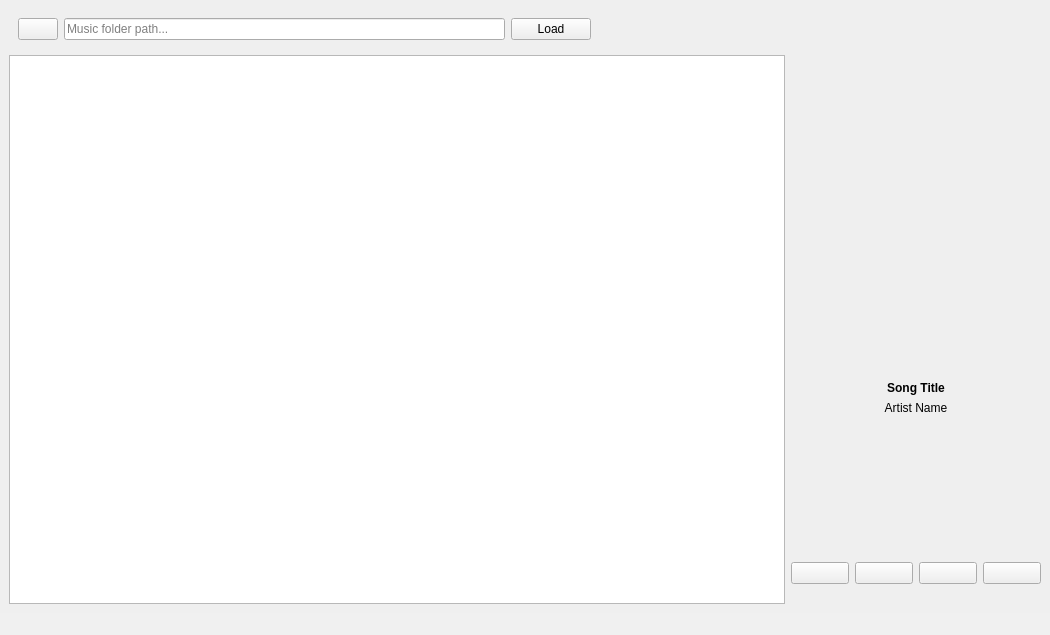
<?xml version="1.0" encoding="UTF-8"?>
<ui version="4.0">
 <class>BeeplayerUI</class>
 <widget class="QMainWindow" name="BeeplayerUI">
  <property name="geometry">
   <rect>
    <x>0</x>
    <y>0</y>
    <width>1050</width>
    <height>635</height>
   </rect>
  </property>
  <property name="windowTitle">
   <string>BeePlayer</string>
  </property>
  <property name="styleSheet">
   <string notr="true"/>
  </property>
  <widget class="QWidget" name="MainUI">
   <layout class="QVBoxLayout" name="verticalLayout">
    <item>
     <widget class="QWidget" name="HeaderPanel" native="true">
      <layout class="QHBoxLayout" name="headerLayout">
       <item>
        <widget class="QPushButton" name="SelectorBrowse">
         <property name="toolTip">
          <string>Browse music folder</string>
         </property>
         <property name="text">
          <string/>
         </property>
         <property name="icon">
          <iconset resource="../Resource/Resource.qrc">
           <normaloff>:/controller/exploerer</normaloff>:/controller/exploerer</iconset>
         </property>
        </widget>
       </item>
       <item>
        <widget class="QLineEdit" name="SelectorPathLine">
         <property name="placeholderText">
          <string>Music folder path...</string>
         </property>
        </widget>
       </item>
       <item>
        <widget class="QPushButton" name="SelectorSubmit">
         <property name="text">
          <string>Load</string>
         </property>
        </widget>
       </item>
       <item>
        <spacer name="horizontalSpacer">
         <property name="orientation">
          <enum>Qt::Orientation::Horizontal</enum>
         </property>
         <property name="sizeHint" stdset="0">
          <size>
           <width>40</width>
           <height>20</height>
          </size>
         </property>
        </spacer>
       </item>
      </layout>
     </widget>
    </item>
    <item>
     <layout class="QHBoxLayout" name="mainContentLayout">
      <item>
       <widget class="QListView" name="SongList">
        <property name="editTriggers">
         <set>QAbstractItemView::EditTrigger::NoEditTriggers</set>
        </property>
        <property name="selectionMode">
         <enum>QAbstractItemView::SelectionMode::SingleSelection</enum>
        </property>
       </widget>
      </item>
      <item>
       <layout class="QVBoxLayout" name="playerLayout">
        <item>
         <spacer name="verticalSpacer_2">
          <property name="orientation">
           <enum>Qt::Orientation::Vertical</enum>
          </property>
          <property name="sizeHint" stdset="0">
           <size>
            <width>20</width>
            <height>15</height>
           </size>
          </property>
         </spacer>
        </item>
        <item>
         <layout class="QVBoxLayout" name="avatorContainerLayout">
          <item alignment="Qt::AlignmentFlag::AlignHCenter">
           <widget class="RotatingAlbumArt" name="SongAvator" native="true">
            <property name="minimumSize">
             <size>
              <width>250</width>
              <height>250</height>
             </size>
            </property>
            <property name="maximumSize">
             <size>
              <width>300</width>
              <height>300</height>
             </size>
            </property>
           </widget>
          </item>
         </layout>
        </item>
        <item>
         <widget class="QLabel" name="SongTitle">
          <property name="font">
           <font>
            <bold>true</bold>
           </font>
          </property>
          <property name="text">
           <string>Song Title</string>
          </property>
          <property name="alignment">
           <set>Qt::AlignmentFlag::AlignCenter</set>
          </property>
         </widget>
        </item>
        <item>
         <widget class="ScrollLabel" name="SongProducer">
          <property name="text">
           <string>Artist Name</string>
          </property>
          <property name="alignment">
           <set>Qt::AlignmentFlag::AlignCenter</set>
          </property>
         </widget>
        </item>
        <item>
         <spacer name="verticalSpacer_3">
          <property name="orientation">
           <enum>Qt::Orientation::Vertical</enum>
          </property>
          <property name="sizeHint" stdset="0">
           <size>
            <width>20</width>
            <height>20</height>
           </size>
          </property>
         </spacer>
        </item>
        <item>
         <spacer name="verticalSpacer">
          <property name="orientation">
           <enum>Qt::Orientation::Vertical</enum>
          </property>
          <property name="sizeHint" stdset="0">
           <size>
            <width>20</width>
            <height>20</height>
           </size>
          </property>
         </spacer>
        </item>
        <item>
         <layout class="QHBoxLayout" name="controlLayout">
          <item>
           <widget class="QPushButton" name="PlayPrevBtn">
            <property name="toolTip">
             <string>Previous</string>
            </property>
            <property name="text">
             <string/>
            </property>
            <property name="icon">
             <iconset resource="../Resource/Resource.qrc">
              <normaloff>:/controller/prev</normaloff>:/controller/prev</iconset>
            </property>
           </widget>
          </item>
          <item>
           <widget class="QPushButton" name="PlayControlBtn">
            <property name="toolTip">
             <string>Play/Pause</string>
            </property>
            <property name="text">
             <string/>
            </property>
            <property name="icon">
             <iconset resource="../Resource/Resource.qrc">
              <normaloff>:/controller/play</normaloff>:/controller/play</iconset>
            </property>
           </widget>
          </item>
          <item>
           <widget class="QPushButton" name="PlayStopBtn">
            <property name="toolTip">
             <string>Stop</string>
            </property>
            <property name="text">
             <string/>
            </property>
            <property name="icon">
             <iconset resource="../Resource/Resource.qrc">
              <normaloff>:/controller/stop</normaloff>:/controller/stop</iconset>
            </property>
           </widget>
          </item>
          <item>
           <widget class="QPushButton" name="PlayNextBtn">
            <property name="toolTip">
             <string>Next</string>
            </property>
            <property name="text">
             <string/>
            </property>
            <property name="icon">
             <iconset resource="../Resource/Resource.qrc">
              <normaloff>:/controller/next</normaloff>:/controller/next</iconset>
            </property>
           </widget>
          </item>
         </layout>
        </item>
        <item>
         <layout class="QHBoxLayout" name="volumeLayout">
          <item>
           <widget class="QLabel" name="label">
            <property name="pixmap">
             <pixmap>:/icons/volume.svg</pixmap>
            </property>
           </widget>
          </item>
         </layout>
        </item>
       </layout>
      </item>
     </layout>
    </item>
   </layout>
  </widget>
  <widget class="QMenuBar" name="menubar">
   <property name="geometry">
    <rect>
     <x>0</x>
     <y>0</y>
     <width>1050</width>
     <height>17</height>
    </rect>
   </property>
  </widget>
  <widget class="QStatusBar" name="statusbar">
   <property name="styleSheet">
    <string notr="true">background-color: #f0f0f0;</string>
   </property>
  </widget>
 </widget>
 <customwidgets>
  <customwidget>
   <class>RotatingAlbumArt</class>
   <extends>QWidget</extends>
   <header>../UI/Animations/rotatingalbumart.h</header>
   <container>1</container>
  </customwidget>
  <customwidget>
   <class>ScrollLabel</class>
   <extends>QLabel</extends>
   <header>../UI/Animations/scrolllabel.h</header>
  </customwidget>
 </customwidgets>
 <resources>
  <include location="../Resource/Resource.qrc"/>
 </resources>
 <connections/>
</ui>
